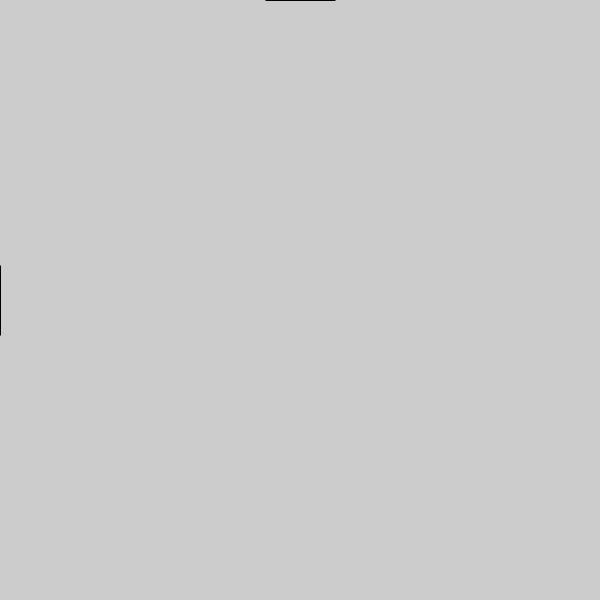
Frame 1 (no input)
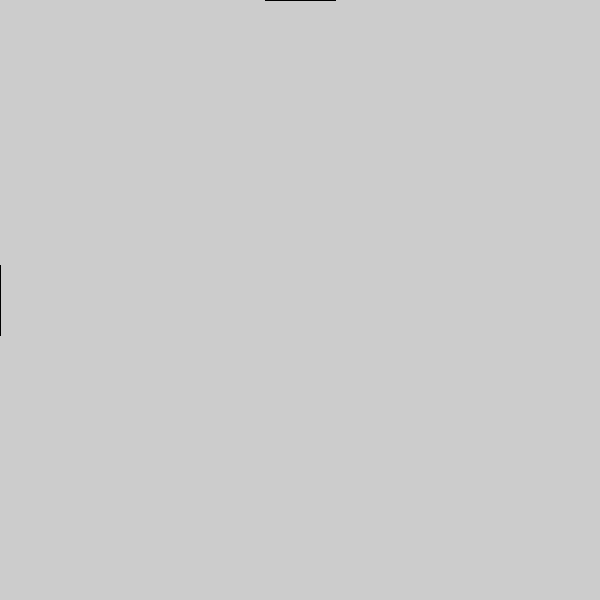
Frame 60 (the mouse pressed at the canvas centre just before this capture)
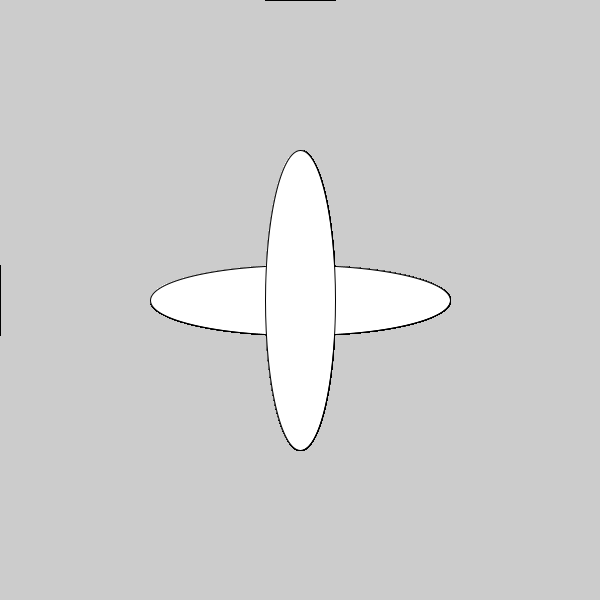
Frame 120 (the mouse held since frame 60 and released just before this capture)

The Processing sketch that drew these frames (run headless with seeded random() and noise(); from frame 60 on, the mouse is pressed at the canvas centre):

// Processing sketch: processing_44272
// ── processing_44272.pde

void setup (){
  size (600,600);
  smooth ();
}
void draw (){
  ellipse(mouseX, 300, mouseX, 70);
  ellipse(300,mouseY, 70, mouseY);
}
